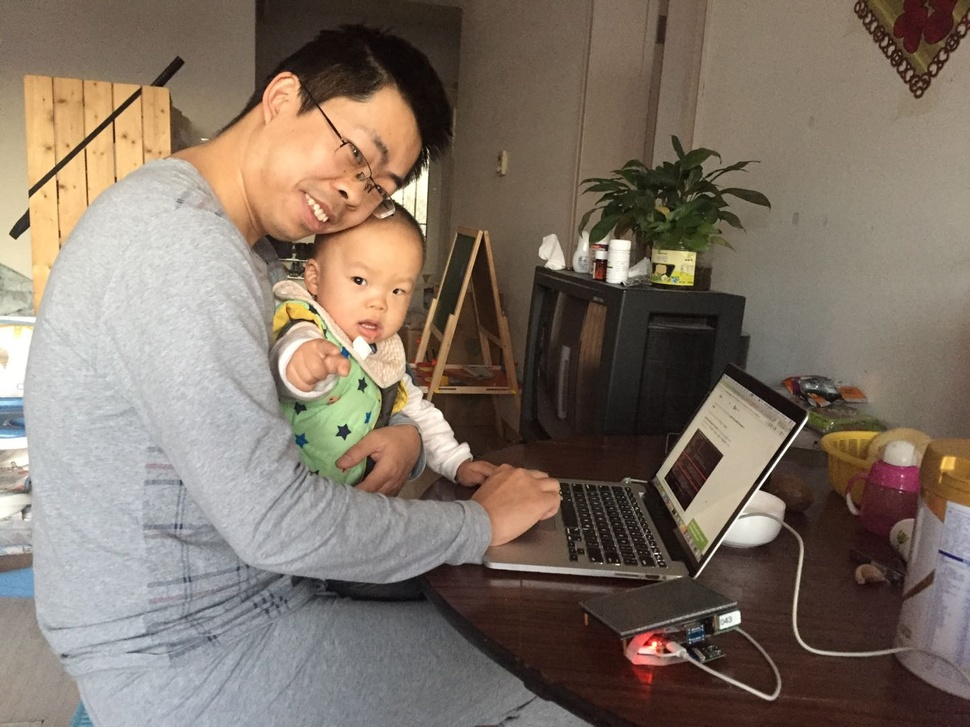
#> input picture img/me.jpeg, 970 x 727 px, shrunk from 1440 x 1080 before the run
$ python face2.py
#> lines starting #> are read from the running program, lines starting #| are printed output that depends on the picture; after the words box and inside, x2 and y2 are one past the last pixel; in counts of white or black regions, pixels touching at a corner belong together
# face detection

import numpy
import cv2
facexml = '/usr/local/share/OpenCV/haarcascades/haarcascade_frontalface_default.xml'
eyexml = '/usr/local/share/OpenCV/haarcascades/haarcascade_eye.xml'
face_cascade = cv2.CascadeClassifier(facexml)
eye_cascade = cv2.CascadeClassifier(eyexml)

#img = cv2.imread("img/face-test.jpeg")
img = cv2.imread("img/me.jpeg")
#> img is the input picture: shape (727, 970, 3); mean B, G, R 103, 115.2, 128.6
gray = cv2.cvtColor(img, cv2.COLOR_BGR2GRAY)
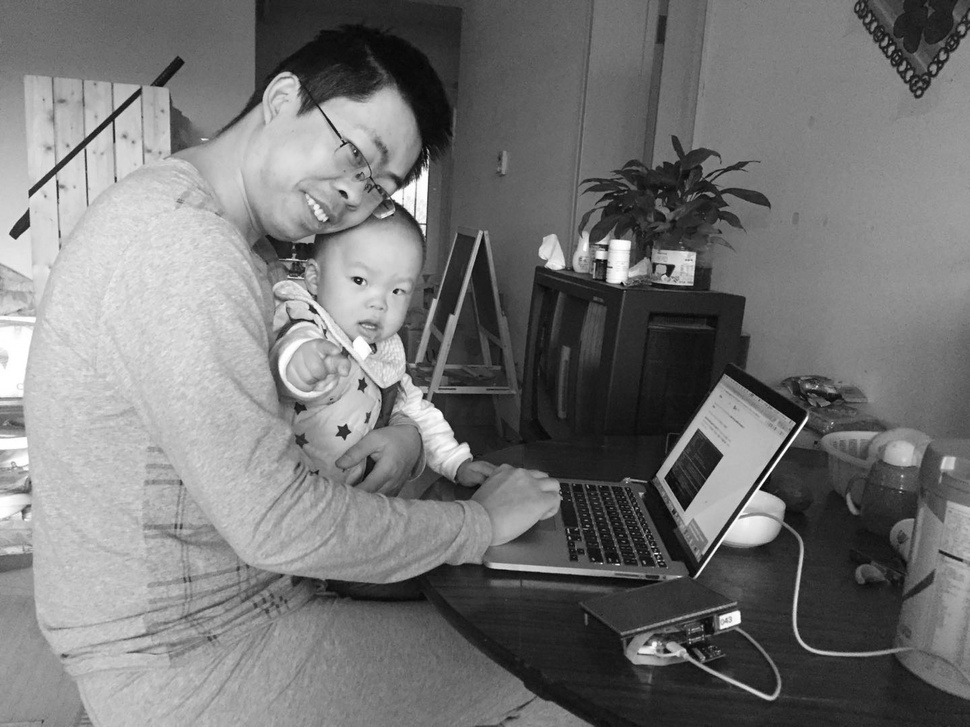
#> gray: shape (727, 970); min 2, max 255, mean 117.8

faces = face_cascade.detectMultiScale(gray, 1.3, 5)
#> faces = [[320, 242, 107, 107]]
for (x,y,w,h) in faces:
    cv2.rectangle(img,(x,y),(x+w,y+h),(255,0,0),2)
    roi_gray = gray[y:y+h, x:x+w]
    roi_color = img[y:y+h, x:x+w]
    eyes = eye_cascade.detectMultiScale(roi_gray)
    for (ex,ey,ew,eh) in eyes:
        cv2.rectangle(roi_color,(ex,ey),(ex+ew,ey+eh),(0,255,0),2)
#> this loop made 1 pass
#> (x, y, w, h, eyes) on pass 1: (320, 242, 107, 107, [[22, 24, 30, 30], [65, 38, 23, 23]])
#> pass 1, `roi_gray = gray[y:y+h, x:x+w]`:
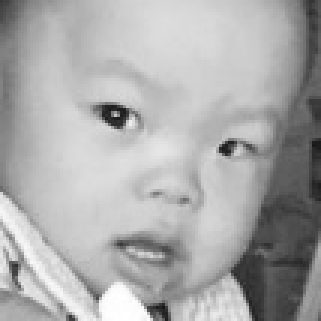
#> roi_gray: shape (107, 107) (shown 3 times larger); min 23, max 255, mean 171
#> pass 1, `roi_color = img[y:y+h, x:x+w]`:
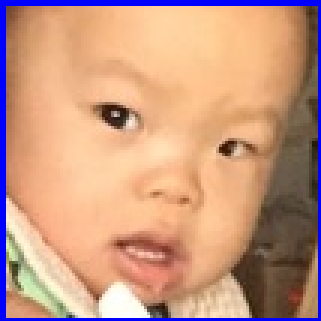
#> roi_color: shape (107, 107, 3) (shown 3 times larger); mean B, G, R 130.1, 152.9, 199.2
#> after the loop:
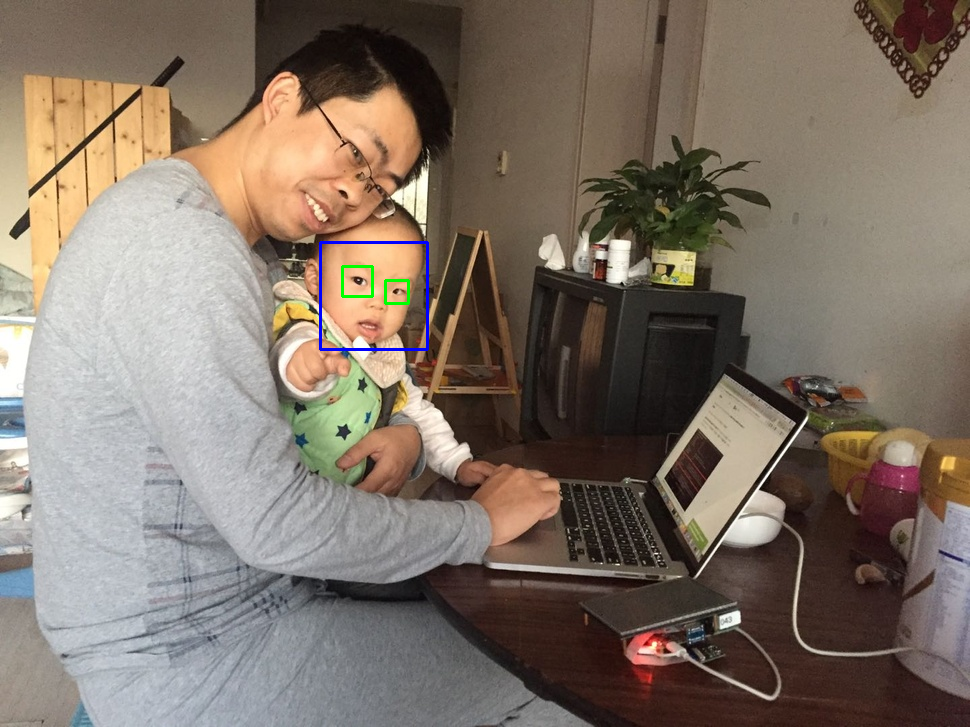
#> img: shape (727, 970, 3); 0.27% of pixels changed, all inside (x1, y1, x2, y2) = (319, 241, 429, 351)
#> after the loop:
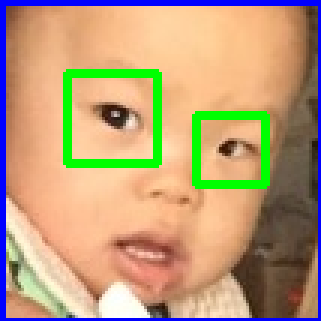
#> roi_color: shape (107, 107, 3) (shown 3 times larger); 5.49% of pixels changed, all inside (x1, y1, x2, y2) = (21, 23, 90, 63)

#cv2.imwrite('img/face-test-eye.jpg', img);
cv2.imwrite('img/me-eye.jpeg', img);
#cv2.imshow('img',img)
#cv2.waitKey(0)
#cv2.destroyAllWindows()

$ run again, with img/face-test.jpeg copied over img/me.jpeg
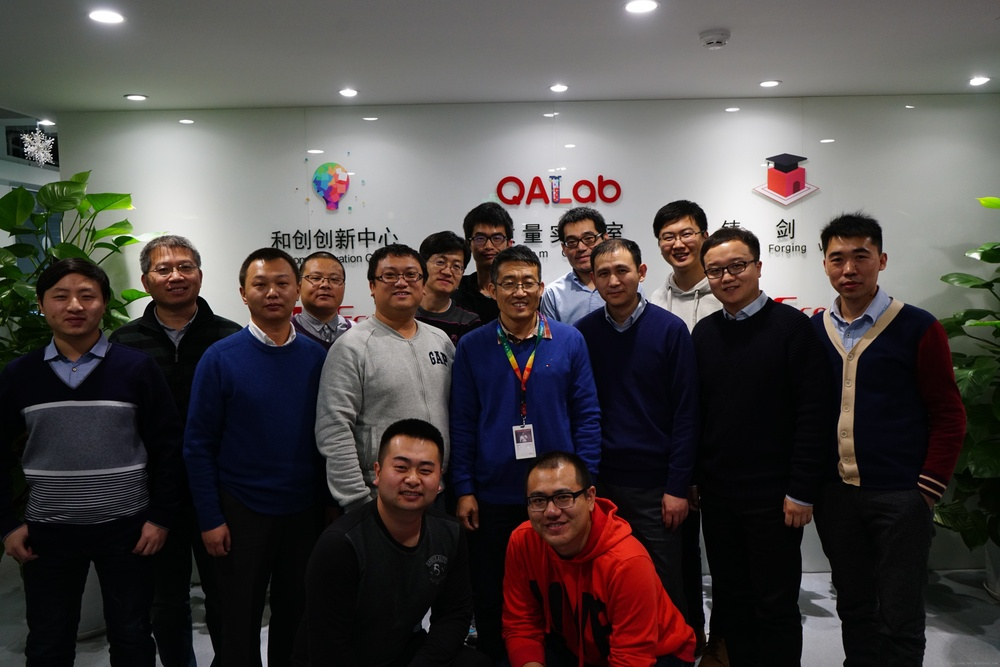
#> input picture img/face-test.jpeg, 1000 x 667 px, shrunk from 5168 x 3448 before the run
#> img is the input picture: shape (667, 1000, 3); mean B, G, R 70, 71.1, 76.5
#> faces = 13 rows, first 6: [299, 258, 52, 52], [650, 213, 57, 57], [554, 219, 53, 53], [818, 233, 64, 64], [148, 248, 55, 55], [698, 246, 60, 60]
#> the loop `for (x,y,w,h) in faces:` made 13 passes
#> after the loop `for (x,y,w,h) in faces:`:
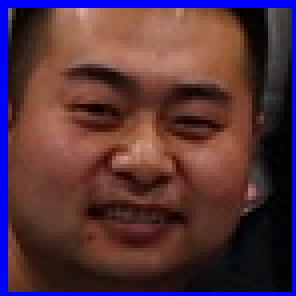
#> roi_color: shape (74, 74, 3) (shown 4 times larger); mean B, G, R 60.4, 50.9, 84.6
#> after the loop `for (x,y,w,h) in faces:`:
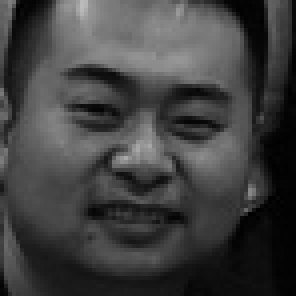
#> roi_gray: shape (74, 74) (shown 4 times larger); min 0, max 188, mean 64.1
